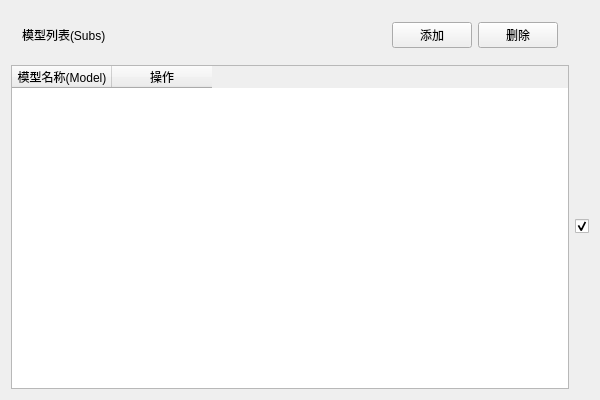
<?xml version="1.0" encoding="UTF-8"?>
<ui version="4.0">
 <class>CTcpEdgeTestDataView_DataSubs</class>
 <widget class="QWidget" name="CTcpEdgeTestDataView_DataSubs">
  <property name="geometry">
   <rect>
    <x>0</x>
    <y>0</y>
    <width>600</width>
    <height>400</height>
   </rect>
  </property>
  <property name="sizePolicy">
   <sizepolicy hsizetype="Preferred" vsizetype="Preferred">
    <horstretch>0</horstretch>
    <verstretch>0</verstretch>
   </sizepolicy>
  </property>
  <property name="windowTitle">
   <string>CTcpEdgeTestDataView_DataSubs</string>
  </property>
  <layout class="QGridLayout" name="gridLayout">
   <item row="1" column="0">
    <widget class="QWidget" name="widget" native="true">
     <layout class="QHBoxLayout" name="horizontalLayout">
      <item>
       <widget class="QLabel" name="label">
        <property name="text">
         <string>模型列表(Subs)</string>
        </property>
       </widget>
      </item>
      <item>
       <spacer name="horizontalSpacer">
        <property name="orientation">
         <enum>Qt::Horizontal</enum>
        </property>
        <property name="sizeHint" stdset="0">
         <size>
          <width>40</width>
          <height>20</height>
         </size>
        </property>
       </spacer>
      </item>
      <item>
       <widget class="QPushButton" name="btnAdd">
        <property name="text">
         <string>添加</string>
        </property>
        <property name="icon">
         <iconset resource="../../../../TcpEdgeServer/TcpEdgeServer.qrc">
          <normaloff>:/Resources/add.png</normaloff>:/Resources/add.png</iconset>
        </property>
       </widget>
      </item>
      <item>
       <widget class="QPushButton" name="btnDelete">
        <property name="text">
         <string>删除</string>
        </property>
        <property name="icon">
         <iconset resource="../../../../TcpEdgeServer/TcpEdgeServer.qrc">
          <normaloff>:/Resources/delete.png</normaloff>:/Resources/delete.png</iconset>
        </property>
       </widget>
      </item>
     </layout>
    </widget>
   </item>
   <item row="2" column="0">
    <widget class="QTableWidget" name="_Subs_">
     <property name="sizePolicy">
      <sizepolicy hsizetype="Preferred" vsizetype="Expanding">
       <horstretch>0</horstretch>
       <verstretch>0</verstretch>
      </sizepolicy>
     </property>
     <property name="selectionMode">
      <enum>QAbstractItemView::SingleSelection</enum>
     </property>
     <property name="selectionBehavior">
      <enum>QAbstractItemView::SelectRows</enum>
     </property>
     <column>
      <property name="text">
       <string>模型名称(Model)</string>
      </property>
     </column>
     <column>
      <property name="text">
       <string>操作</string>
      </property>
     </column>
    </widget>
   </item>
   <item row="2" column="1">
    <widget class="QCheckBox" name="__Subs__">
     <property name="text">
      <string/>
     </property>
     <property name="checked">
      <bool>true</bool>
     </property>
    </widget>
   </item>
  </layout>
 </widget>
 <layoutdefault spacing="6" margin="11"/>
 <resources>
  <include location="../../../../TcpEdgeServer/TcpEdgeServer.qrc"/>
 </resources>
 <connections/>
</ui>
